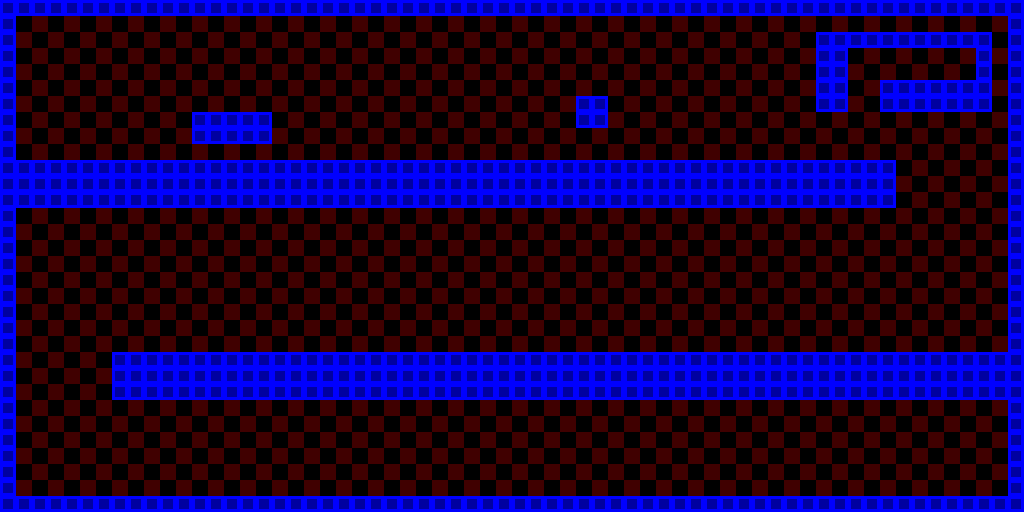

The image is a tile-based game level rendered from a .tmx file. Its description and source (layers, tilesets, objects; grid data summarised) follow:
An orthogonal 64x32 tile map with 16x16 px tiles, 2 tile layers (Background, Solids) and 13 objects (11x object_Ball, ngin_Marker, object_Player).

<map version="1.0" orientation="orthogonal" renderorder="right-down" width="64" height="32" tilewidth="16" tileheight="16" nextobjectid="32">
 <tileset firstgid="1" name="Tileset" tilewidth="16" tileheight="16">
  <image source="tileset.png" width="48" height="16" />
  <tile id="2">
   <properties>
    <property name="Solid" value="true" />
   </properties>
  </tile>
 </tileset>
 <layer name="Background" width="64" height="32">
  <data>[2048 cells, 2048 non-empty, 2 distinct tile ids]</data>
 </layer>
 <layer name="Solids" width="64" height="32">
  <data>[2048 cells, 570 non-empty, 1 distinct tile ids]</data>
 </layer>
 <objectgroup name="Objects">
  <properties>
   <property name="Origin" value="Bottom Center" />
  </properties>
  <object id="15" name="camera" type="ngin_Marker" x="0" y="0" width="256" height="208" />
  <object id="18" name="player" type="object_Player" x="45" y="95" width="16" height="32" />
  <object id="21" type="object_Ball" x="136" y="68" width="16" height="16" />
  <object id="22" type="object_Ball" x="508" y="44" width="16" height="16" />
  <object id="23" type="object_Ball" x="548" y="260" width="16" height="16" />
  <object id="24" type="object_Ball" x="544" y="56" width="16" height="16" />
  <object id="25" type="object_Ball" x="576" y="68" width="16" height="16" />
  <object id="26" type="object_Ball" x="608" y="60" width="16" height="16" />
  <object id="27" type="object_Ball" x="640" y="52" width="16" height="16" />
  <object id="28" type="object_Ball" x="676" y="48" width="16" height="16" />
  <object id="29" type="object_Ball" x="52" y="232" width="16" height="16" />
  <object id="30" type="object_Ball" x="380" y="420" width="16" height="16" />
  <object id="31" type="object_Ball" x="956" y="424" width="16" height="16" />
 </objectgroup>
</map>
